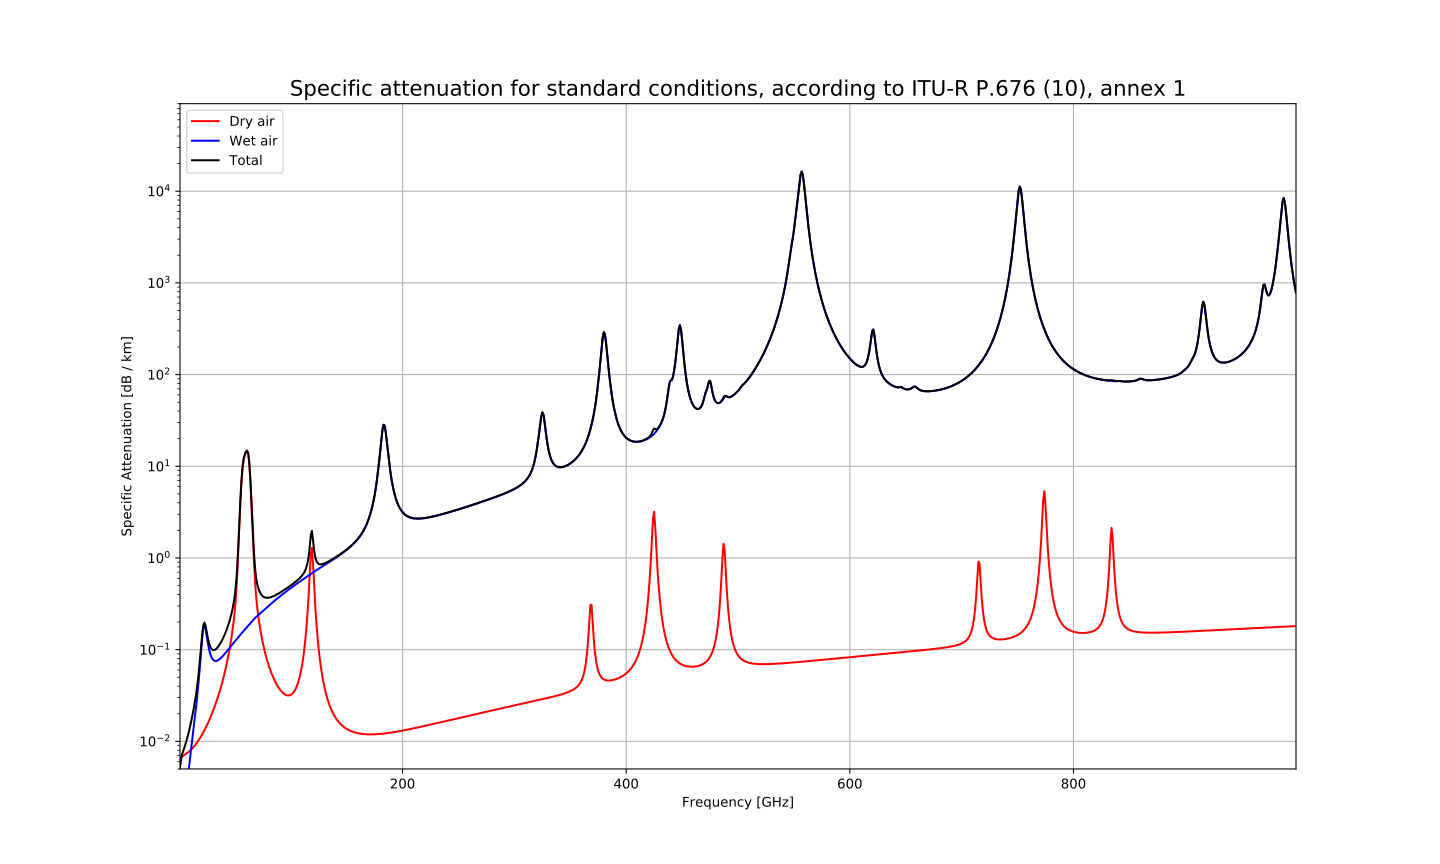

Python code for this plot:
import numpy as np
import matplotlib.pyplot as plt
from astropy import units as u
from pycraf import atm
from pycraf import conversions as cnv

_freqs = np.arange(1, 1000, 1)
freq_grid = _freqs * u.GHz
total_pressure = 1013 * u.hPa
temperature = 290 * u.K
rho_water = 7.5 * u.g / u.m ** 3

pressure_water = atm.pressure_water_from_rho_water(temperature, rho_water)
pressure_dry = total_pressure - pressure_water

print(
    'Oxygen pressure: {0.value:.2f} {0.unit}, '
    'Water vapor partial pressure: {1.value:.2f} {1.unit}'.format(
        pressure_dry, pressure_water
    ))

atten_dry, atten_wet = atm.atten_specific_annex1(
    freq_grid, pressure_dry, pressure_water, temperature
    )

plt.figure(figsize=(15, 9))
plt.plot(
    _freqs, atten_dry.to(cnv.dB / u.km).value,
    'r-', label='Dry air'
    )
plt.plot(
    _freqs, atten_wet.to(cnv.dB / u.km).value,
    'b-', label='Wet air'
    )
plt.plot(
    _freqs, (atten_dry + atten_wet).to(cnv.dB / u.km).value,
    'k-', label='Total'
    )
plt.semilogy()
plt.xlabel('Frequency [GHz]')
plt.ylabel('Specific Attenuation [dB / km]')
plt.xlim((1, 999))
plt.ylim((5.e-3, 0.9e5))
plt.grid()
plt.legend(*plt.gca().get_legend_handles_labels(), loc='upper left')
plt.title(
    'Specific attenuation for standard conditions, '
    'according to ITU-R P.676 (10), annex 1',
    fontsize=16
    )
